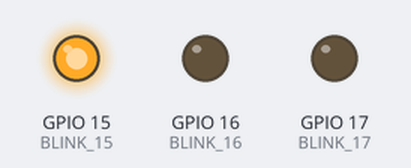
Bench run of a program on a simulated ESP32-S3. Shown: output pins drawn as LEDs (lit = HIGH).

Above: at 0.2 s.
At 0.65 s:
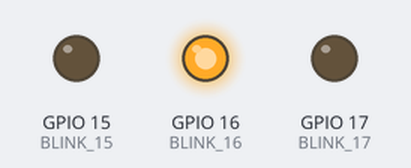
At 1.15 s:
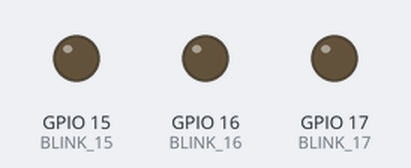
At 2.15 s:
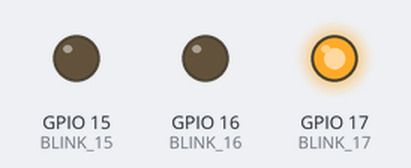
Timing chart, 0 to 3.0 s (numbered marks = the images above):
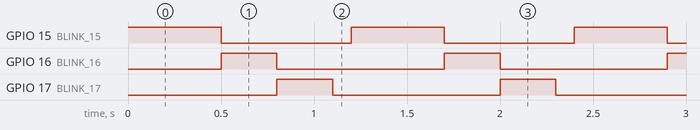

The program:

main.cpp
```cpp
#include <stdio.h>
#include "freertos/FreeRTOS.h"
#include "freertos/task.h"
#include "driver/gpio.h"
#include "sdkconfig.h"

// Define the GPIO pin for the LED
const gpio_num_t BLINK_15 = GPIO_NUM_15;
const gpio_num_t BLINK_16 = GPIO_NUM_16;
const gpio_num_t BLINK_17 = GPIO_NUM_17;

extern "C" void app_main(void)
{
	// Configure the GPIO pin
	// gpio_reset_pin(BLINK_GPIO);
	// gpio_set_direction(BLINK_GPIO, GPIO_MODE_OUTPUT);

	gpio_config_t io_conf = {
		.pin_bit_mask = (1ULL << BLINK_15) | (1ULL << BLINK_16) | (1ULL << BLINK_17),
		.mode = GPIO_MODE_OUTPUT,
		.pull_up_en = GPIO_PULLUP_DISABLE,
		.pull_down_en = GPIO_PULLDOWN_DISABLE,
		.intr_type = GPIO_INTR_DISABLE};
	gpio_config(&io_conf);

	// Blink loop
	while (1)
	{
		// LED_15 ON
		gpio_set_level(BLINK_15, 1);
		vTaskDelay(500 / portTICK_PERIOD_MS); // Delay 500 ms

		// LED_15 OFF LED_16 ON
		gpio_set_level(BLINK_15, 0);
		gpio_set_level(BLINK_16, 1);
		vTaskDelay(300 / portTICK_PERIOD_MS); // Delay 300 ms

		// LED_16 OFF LED_17 ON
		gpio_set_level(BLINK_16, 0);
		gpio_set_level(BLINK_17, 1);
		vTaskDelay(300 / portTICK_PERIOD_MS); // Delay 300 ms

		// LED_17 OFF
		gpio_set_level(BLINK_17, 0);
		vTaskDelay(100 / portTICK_PERIOD_MS); // Delay 100 ms
	}
}
```

Measured:
- by itself, GPIO 15 (BLINK_15): alternates HIGH for 0.50 s and LOW for 0.70 s
- by itself, GPIO 16 (BLINK_16), GPIO 17 (BLINK_17): alternates HIGH for 0.30 s and LOW for 0.90 s
- by itself, everything shown: repeats every 1.2 s, in 4 steps
